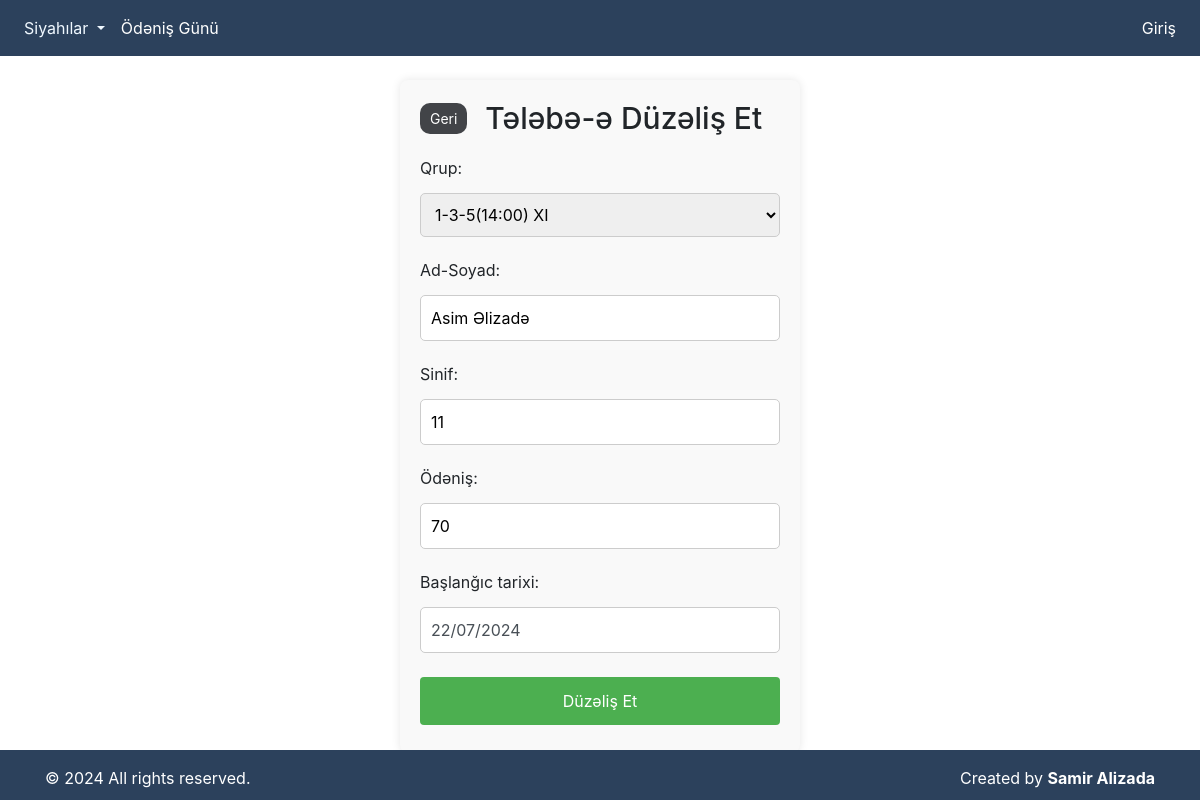
/student/update/8/1/, run on the app's committed database.
### teacher/models.py (models this page shows, shortened)
class Student(models.Model):
    group = models.ForeignKey('Group', on_delete=models.CASCADE)
    full_name = models.CharField(max_length=200)
    price = models.IntegerField()
    grade = models.IntegerField()
    add_date = models.DateField(default=timezone.now)
    end_date = models.DateField()

### teacher/views.py (the view)
# urls.py: path('student/update/<int:pk>/<int:group_id>/', update_student, name='update_student'),
def update_student(request, pk, group_id):
    student = get_object_or_404(Student, pk=pk)
    group = get_object_or_404(Group, pk=group_id)
    if request.method == 'POST':
        form = StudentForm(request.POST, instance=student)
        if form.is_valid():
            form.save()
            return redirect('group_detail', group_id=group.id)
    else:
        form = StudentForm(instance=student)
    return render(request, 'student/update_student.html', {'form': form, 'group': group})

### teacher/forms.py (shortened to what this page needs)
class StudentForm(forms.ModelForm):
    add_date = forms.CharField(widget=CustomDateInput(attrs={'class': 'form-control', 'placeholder': 'DD/MM/YYYY'}))
    class Meta:
        model = Student
        fields = ['group', 'full_name', 'price', 'grade', 'add_date']
    def __init__(self, *args, **kwargs):
        super().__init__(*args, **kwargs)
        if not self.instance.pk:  # If creating a new form
            self.fields['add_date'].initial = date.today().strftime('%d/%m/%Y')

### teacher/forms.py (called while the page is built)
    def format_value(self, value):
        if value:
            if isinstance(value, (datetime, date)):
                return value.strftime(self.format)
        return value

### teacher/models.py (called while the page is built)
    def __str__(self):
        return self.name

### templates/student/update_student.html (shortened to what this page needs)
{% include "index.html" %}
{% block content %}
<form method="post">
    <div class="group-header">
        <a class="back-button" href="{% url 'group_detail' group.id %}">Geri</a>
        <h1>Tələbə-ə Düzəliş Et</h1>
    </div>
    <div class="form-group">
        <label for="id_group">Qrup:</label>
        {{ form.group }}
    </div>
    <div class="form-group">
        <label for="id_full_name">Ad-Soyad:</label>
        {{ form.full_name }}
    </div>
    <div class="form-group">
        <label for="id_student_fee">Sinif:</label>
        {{ form.grade }}
    </div>
    <div class="form-group">
        <label for="id_monthly_fee">Ödəniş:</label>
        {{ form.price }}
    </div>
    <div class="form-group">
        <label for="id_registration_date">Başlanğıc tarixi:</label>
        {{ form.add_date }}
    </div>
    <button type="submit">Düzəliş Et</button>
</form>
{% endblock content %}

### templates/student/update_student.html (style rules this page uses)
form { max-width: 400px; margin: 0 auto; padding: 20px; background: #f9f9f9; border-radius: 8px; box-shadow: 0 0 10px rgba(0, 0, 0, 0.1); }
input[type="text"], input[type="email"], input[type="number"], select { width: 100%; padding: 10px; margin: 5px 0; border: 1px solid #ccc; border-radius: 5px; box-sizing: border-box; }
button[type="submit"] { background-color: #4CAF50; color: white; padding: 12px 20px; margin: 8px 0; border: none; border-radius: 4px; cursor: pointer; width: 100%; }
.group-header { display: flex; justify-content: space-between; align-items: center; margin-bottom: 20px; }
.group-header h1 { font-size: 30px; margin: 0 auto; text-align: center; flex-grow: 1; }
.back-button { background-color: #424448; color: white; padding: 5px 10px; border: none; border-radius: 10px; text-decoration: none; font-size: 14px; }

### data on the page
Student: group "1-3-5(14:00) XI", full_name "Asim Əlizadə", grade "11", price "70", add_date "22/07/2024"
